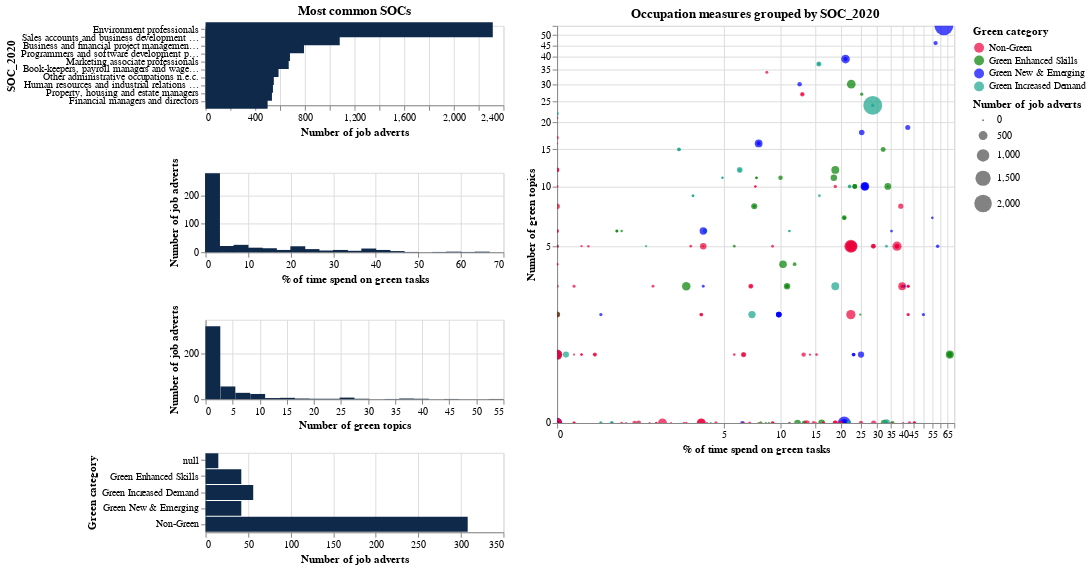

This figure's notebook cell:
### Code cell
# 2 occupational greenness measures sized by number job adverts 
occ_scatter_greenness = alt.Chart(
    occ_measures_per_occ[((pd.notnull(occ_measures_per_occ['GREEN TIMESHARE'])) & (pd.notnull(occ_measures_per_occ['GREEN TOPICS'])))],
    title=f'Occupation measures grouped by {soc_column}'
).mark_circle().encode(
    x=alt.X('GREEN TIMESHARE', title="% of time spend on green tasks", scale=alt.Scale(type='symlog'),),
    y=alt.Y('GREEN TOPICS', title="Number of green topics", scale=alt.Scale(type='symlog'),),
    size=alt.StrokeWidth('num_job_advs', title="Number of job adverts"),
    color=alt.Color('GREEN CATEGORY',
                   scale=alt.Scale(
            domain=['Non-Green', 'Green Enhanced Skills', 'Green New & Emerging', 'Green Increased Demand'],
            range=['#EB003B', 'green', 'blue', '#18A48C']), title="Green category"),
    tooltip=['SOC_2020_name', 'SOC_2020', 'GREEN TIMESHARE', 'GREEN TOPICS','GREEN CATEGORY', 'num_job_advs']
).properties(height=400, width=400).interactive()

top_socs = all_green_measures_df["SOC_2020_name"].value_counts()[0:10].reset_index()

top_socs_chart = alt.Chart(top_socs, title="Most common SOCs").mark_bar(size=15, color="#0F294A").encode(
    y= alt.Y("index", title="SOC_2020", sort=None),
    x=alt.X("SOC_2020_name", title="Number of job adverts"),
    tooltip=["index",'SOC_2020_name']
).properties(height=80, width=300)


num_bins = 20

col_name = 'GREEN TIMESHARE'
occ_timeshare_hist = occ_measures_per_occ[pd.notnull(occ_measures_per_occ[col_name])][col_name].value_counts(bins=num_bins).reset_index()
occ_timeshare_hist['x'] = occ_timeshare_hist['index'].apply(lambda x: x.mid)
occ_timeshare_hist.drop(columns='index', inplace=True)

occ_timeshare_hist_chart = alt.Chart(occ_timeshare_hist).mark_bar(size=15, color= "#0F294A").encode(
    x= alt.X("x", title="% of time spend on green tasks"),
    y=alt.Y(col_name, title="Number of job adverts"),
    tooltip=[col_name]
).properties(height=80, width=300)

col_name = 'GREEN TOPICS'
occ_topics_hist = occ_measures_per_occ[pd.notnull(occ_measures_per_occ[col_name])][col_name].value_counts(bins=num_bins).reset_index()
occ_topics_hist['x'] = occ_topics_hist['index'].apply(lambda x: x.mid)
occ_topics_hist.drop(columns='index', inplace=True)

occ_topics_hist_chart = alt.Chart(occ_topics_hist).mark_bar(size=15, color= "#0F294A").encode(
    x= alt.X("x", title="Number of green topics"),
    y=alt.Y(col_name, title="Number of job adverts"),
    tooltip=[col_name]
).properties(height=80, width=300)

green_cats = occ_measures_per_occ['GREEN CATEGORY'].value_counts(dropna=False).reset_index()

green_cats_chart = alt.Chart(green_cats).mark_bar(size=15, color= "#0F294A").encode(
    y= alt.Y("index", title="Green category"),
    x=alt.X("GREEN CATEGORY", title="Number of job adverts"),
    tooltip=["GREEN CATEGORY"]
).properties(height=80, width=300)

occ_greenness = (top_socs_chart & occ_timeshare_hist_chart & occ_topics_hist_chart & green_cats_chart) | occ_scatter_greenness 

#save graph
occ_greenness.save(f'{graph_dir}/occ_greenness.html')
occ_greenness

### Figure 1 — Vega-Lite specification as saved in the notebook (floating-point values rounded to 4 significant figures; data arrays with more than 128 entries replaced by an {"elided": "..."} marker saying what was removed)
{"config": {"view": {"continuousWidth": 400, "continuousHeight": 300}}, "hconcat": [{"vconcat": [{"data": {"name": "data-102908fd5f189f29a51b48fcb26a740f"}, "mark": {"type": "bar", "color": "#0F294A", "size": 15}, "encoding": {"tooltip": [{"field": "index", "type": "nominal"}, {"field": "SOC_2020_name", "type": "quantitative"}], "x": {"field": "SOC_2020_name", "title": "Number of job adverts", "type": "quantitative"}, "y": {"field": "index", "sort": null, "title": "SOC_2020", "type": "nominal"}}, "height": 80, "title": "Most common SOCs", "width": 300}, {"data": {"name": "data-3df95a3c6075e917bbde1e91f045f2d0"}, "mark": {"type": "bar", "color": "#0F294A", "size": 15}, "encoding": {"tooltip": [{"field": "GREEN TIMESHARE", "type": "quantitative"}], "x": {"field": "x", "title": "% of time spend on green tasks", "type": "quantitative"}, "y": {"field": "GREEN TIMESHARE", "title": "Number of job adverts", "type": "quantitative"}}, "height": 80, "width": 300}, {"data": {"name": "data-8c0ff17b491101380e69f4653414d79a"}, "mark": {"type": "bar", "color": "#0F294A", "size": 15}, "encoding": {"tooltip": [{"field": "GREEN TOPICS", "type": "quantitative"}], "x": {"field": "x", "title": "Number of green topics", "type": "quantitative"}, "y": {"field": "GREEN TOPICS", "title": "Number of job adverts", "type": "quantitative"}}, "height": 80, "width": 300}, {"data": {"name": "data-e0ddbc0b8ebfb246c18d099bacfa18db"}, "mark": {"type": "bar", "color": "#0F294A", "size": 15}, "encoding": {"tooltip": [{"field": "GREEN CATEGORY", "type": "quantitative"}], "x": {"field": "GREEN CATEGORY", "title": "Number of job adverts", "type": "quantitative"}, "y": {"field": "index", "title": "Green category", "type": "nominal"}}, "height": 80, "width": 300}]}, {"data": {"name": "data-4d98117e97e791cc9f285aa9c5c5f61e"}, "mark": "circle", "encoding": {"color": {"field": "GREEN CATEGORY", "scale": {"domain": ["Non-Green", "Green Enhanced Skills", "Green New & Emerging", "Green Increased Demand"], "range": ["#EB003B", "green", "blue", "#18A48C"]}, "title": "Green category", "type": "nominal"}, "size": {"field": "num_job_advs", "title": "Number of job adverts", "type": "quantitative"}, "tooltip": [{"field": "SOC_2020_name", "type": "nominal"}, {"field": "SOC_2020", "type": "nominal"}, {"field": "GREEN TIMESHARE", "type": "quantitative"}, {"field": "GREEN TOPICS", "type": "quantitative"}, {"field": "GREEN CATEGORY", "type": "nominal"}, {"field": "num_job_advs", "type": "quantitative"}], "x": {"field": "GREEN TIMESHARE", "scale": {"type": "symlog"}, "title": "% of time spend on green tasks", "type": "quantitative"}, "y": {"field": "GREEN TOPICS", "scale": {"type": "symlog"}, "title": "Number of green topics", "type": "quantitative"}}, "height": 400, "selection": {"selector001": {"type": "interval", "bind": "scales", "encodings": ["x", "y"]}}, "title": "Occupation measures grouped by SOC_2020", "width": 400}], "$schema": "https://vega.github.io/schema/vega-lite/v4.17.0.json", "datasets": {"data-102908fd5f189f29a51b48fcb26a740f": [{"index": "Environment professionals", "SOC_2020_name": 2314}, {"index": "Sales accounts and business development managers", "SOC_2020_name": 1081}, {"index": "Business and financial project management professionals", "SOC_2020_name": 793}, {"index": "Programmers and software development professionals ", "SOC_2020_name": 680}, {"index": "Marketing associate professionals", "SOC_2020_name": 670}, {"index": "Book-keepers, payroll managers and wages clerks", "SOC_2020_name": 588}, {"index": "Other administrative occupations n.e.c.", "SOC_2020_name": 550}, {"index": "Human resources and industrial relations officers", "SOC_2020_name": 543}, {"index": "Property, housing and estate managers", "SOC_2020_name": 535}, {"index": "Financial managers and directors", "SOC_2020_name": 500}], "data-3df95a3c6075e917bbde1e91f045f2d0": [{"GREEN TIMESHARE": 278, "x": 1.634}, {"GREEN TIMESHARE": 26, "x": 8.338}, {"GREEN TIMESHARE": 22, "x": 5.002}, {"GREEN TIMESHARE": 21, "x": 21.68}, {"GREEN TIMESHARE": 16, "x": 11.67}, {"GREEN TIMESHARE": 14, "x": 15.01}, {"GREEN TIMESHARE": 13, "x": 38.35}, {"GREEN TIMESHARE": 11, "x": 25.01}, {"GREEN TIMESHARE": 8, "x": 41.69}, {"GREEN TIMESHARE": 8, "x": 18.34}, {"GREEN TIMESHARE": 8, "x": 31.68}, {"GREEN TIMESHARE": 6, "x": 28.35}, {"GREEN TIMESHARE": 5, "x": 35.02}, {"GREEN TIMESHARE": 4, "x": 45.02}, {"GREEN TIMESHARE": 2, "x": 58.36}, {"GREEN TIMESHARE": 2, "x": 65.03}, {"GREEN TIMESHARE": 1, "x": 48.36}, {"GREEN TIMESHARE": 1, "x": 55.03}, {"GREEN TIMESHARE": 1, "x": 61.7}, {"GREEN TIMESHARE": 0, "x": 51.69}], "data-8c0ff17b491101380e69f4653414d79a": [{"GREEN TOPICS": 321, "x": 1.347}, {"GREEN TOPICS": 56, "x": 4.125}, {"GREEN TOPICS": 28, "x": 6.875}, {"GREEN TOPICS": 23, "x": 9.625}, {"GREEN TOPICS": 7, "x": 26.12}, {"GREEN TOPICS": 6, "x": 15.12}, {"GREEN TOPICS": 5, "x": 12.38}, {"GREEN TOPICS": 3, "x": 17.88}, {"GREEN TOPICS": 3, "x": 37.12}, {"GREEN TOPICS": 2, "x": 39.88}, {"GREEN TOPICS": 2, "x": 28.88}, {"GREEN TOPICS": 2, "x": 23.38}, {"GREEN TOPICS": 2, "x": 20.62}, {"GREEN TOPICS": 1, "x": 34.38}, {"GREEN TOPICS": 1, "x": 45.38}, {"GREEN TOPICS": 1, "x": 53.62}, {"GREEN TOPICS": 0, "x": 31.62}, {"GREEN TOPICS": 0, "x": 42.62}, {"GREEN TOPICS": 0, "x": 48.12}, {"GREEN TOPICS": 0, "x": 50.88}], "data-e0ddbc0b8ebfb246c18d099bacfa18db": [{"index": "Non-Green", "GREEN CATEGORY": 308}, {"index": "Green Increased Demand", "GREEN CATEGORY": 56}, {"index": "Green New & Emerging", "GREEN CATEGORY": 42}, {"index": "Green Enhanced Skills", "GREEN CATEGORY": 42}, {"index": null, "GREEN CATEGORY": 15}], "data-4d98117e97e791cc9f285aa9c5c5f61e": {"elided": "447 records"}}}
